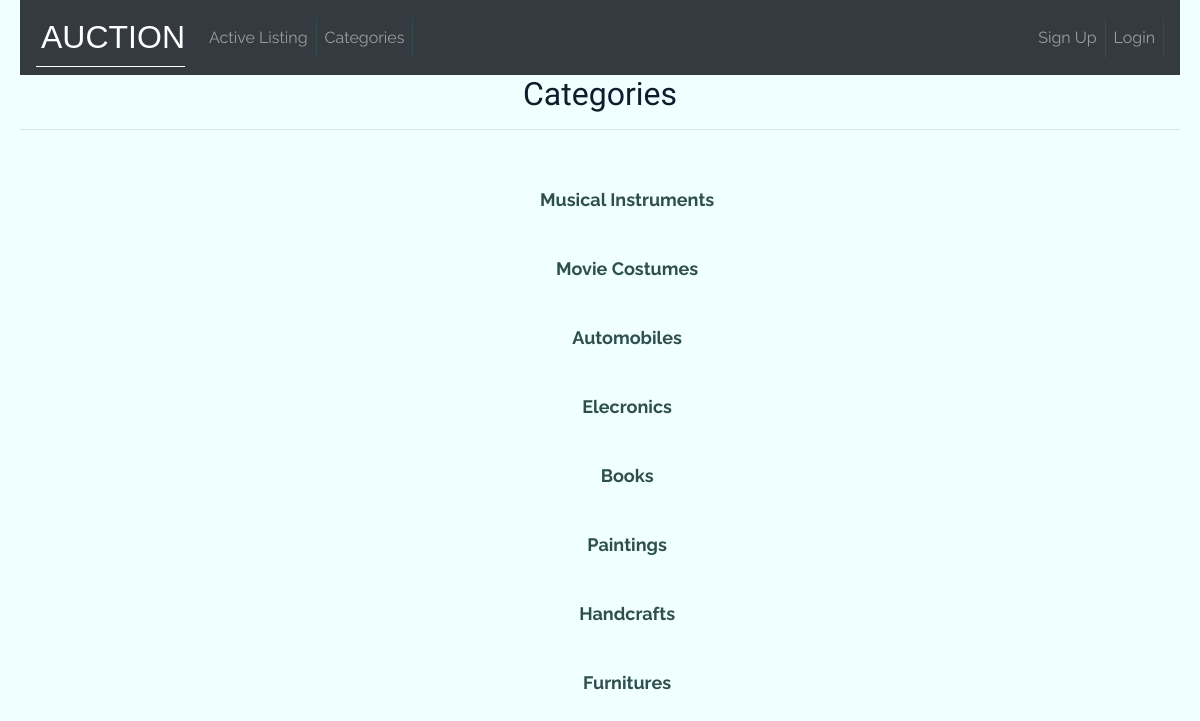
The page /categories on the database its author committed.
### auctions/models.py (models this page shows, shortened)
class Listings(models.Model):
    owner = models.ForeignKey(User, on_delete=models.CASCADE, related_name="owneditems")
    product_name= models.CharField(max_length= 64)
    description= models.CharField(max_length=2048, default='')
    date_time= models.DateTimeField(auto_now=False, auto_now_add=True)
    image= models.CharField(max_length=2048, null=True, blank= True)
    price= models.DecimalField(max_digits= 10, decimal_places=2, default="")
    category = models.CharField(max_length=64, blank=False)
    closed = models.BooleanField(default=False)
    watchlistusers = models.ManyToManyField(User, blank=True, related_name="watchlist")

### auctions/views.py (the view)
# urls.py: path("categories", views.categories, name="categories")
def categories(request):
    categories = list(set([listing.category for listing in Listings.objects.all() if listing.category]))
    print(categories)
    return render(request, "auctions/categories.html", {
        'categories': categories
    })

### auctions/templates/auctions/categories.html
{% extends "auctions/layout.html" %}
{% block body %}
<h2 style="text-align: center;">Categories</h2>
<table>
    <thead>
        {% for category in categories %}
        <tr class="tabletr">
            <td class="links"><a href="{% url 'category' category %}">{{ category }}</a></td>
        </tr>
        {% endfor %}
    </thead>
    <hr>
</table>
{% endblock %}

### auctions/templates/auctions/layout.html (shortened to what this page needs)
{% load static %}
<!DOCTYPE html>
<html lang="eng">
<head>
    <link rel="stylesheet" href="https://stackpath.bootstrapcdn.com/bootstrap/4.5.2/css/bootstrap.min.css"
>
    <link href="{% static 'auctions/style.css' %}" rel="stylesheet">
</head>
<body>
    <div class="headercontent">
        <nav class="navbar navbar-expand-lg navbar-dark bg-dark" id="navi">
            <a class="navbar-brand" href="{% url 'index' %}">AUCTION</a>
            <div class="collapse navbar-collapse" id="navbarText">
                <ul class="navbar-nav mr-auto">
                    <li class="nav-item">
                        <a class="nav-link" href="{% url 'index' %}">Active Listing</a>
                    </li>
                    <li class="nav-item">
                        <a class="nav-link" href="{% url 'categories'  %}">Categories</a>
                    </li>
                </ul>
                <span class="navbar-text">
                    <ul class="navbar-nav mr-auto">
                        {% if user.is_authenticated %}
                        <strong>Welcome, {{ user.username }}</strong>
                        <li class="nav-item">
                            <a class="nav-link" href="{% url 'logout' %}"><span class="glyphicon glyphicon-user"></span>
                                Log
                                Out</a>
                        </li>
                        {% else %}
                        <li class="nav-item">
                            <a class="nav-link" href="{% url 'register' %}"> Sign
                                Up</a>
                        </li>
                        <li class="nav-item">
                            <a class="nav-link" href="{% url 'login' %}">
                                Login</a>
                        </li>
                        {%endif%}
                    </ul>
                </span>
            </div>
        </nav>
    </div>
    {% block body %}
    {% endblock %}
</body>
</html>

### auctions/static/auctions/style.css (style rules this page uses)
body { font-family: "Inconsolata", monosapce; color: hsl(208, 55%, 11%); padding: 20px; padding-top: 0px; background-color: azure; }
a { color: darkslategrey; font-family: "Raleway", sans-serif; }
#navi { width: auto; height: 10%; }
.nav-link { border-right: solid thin darkslategray; }
.navbar-brand { font-family: Impact, Haettenschweiler, 'Arial Narrow Bold', sans-serif; font-size: xx-large; border-bottom: solid thin white; padding-left: 5px; }
td { text-align: center; font-weight: bold; font-size: large; font-family: 'Fira Sans', sans-serif; padding-top: 40px; padding-left: 520px; }

### rows shown on the page
Listings: categories "Musical Instruments"
Listings: categories "Movie Costumes"
Listings: categories "Automobiles"
Listings: categories "Elecronics"
Listings: categories "Books"
Listings: categories "Paintings"
Listings: categories "Handcrafts"
Listings: categories "Furnitures"
